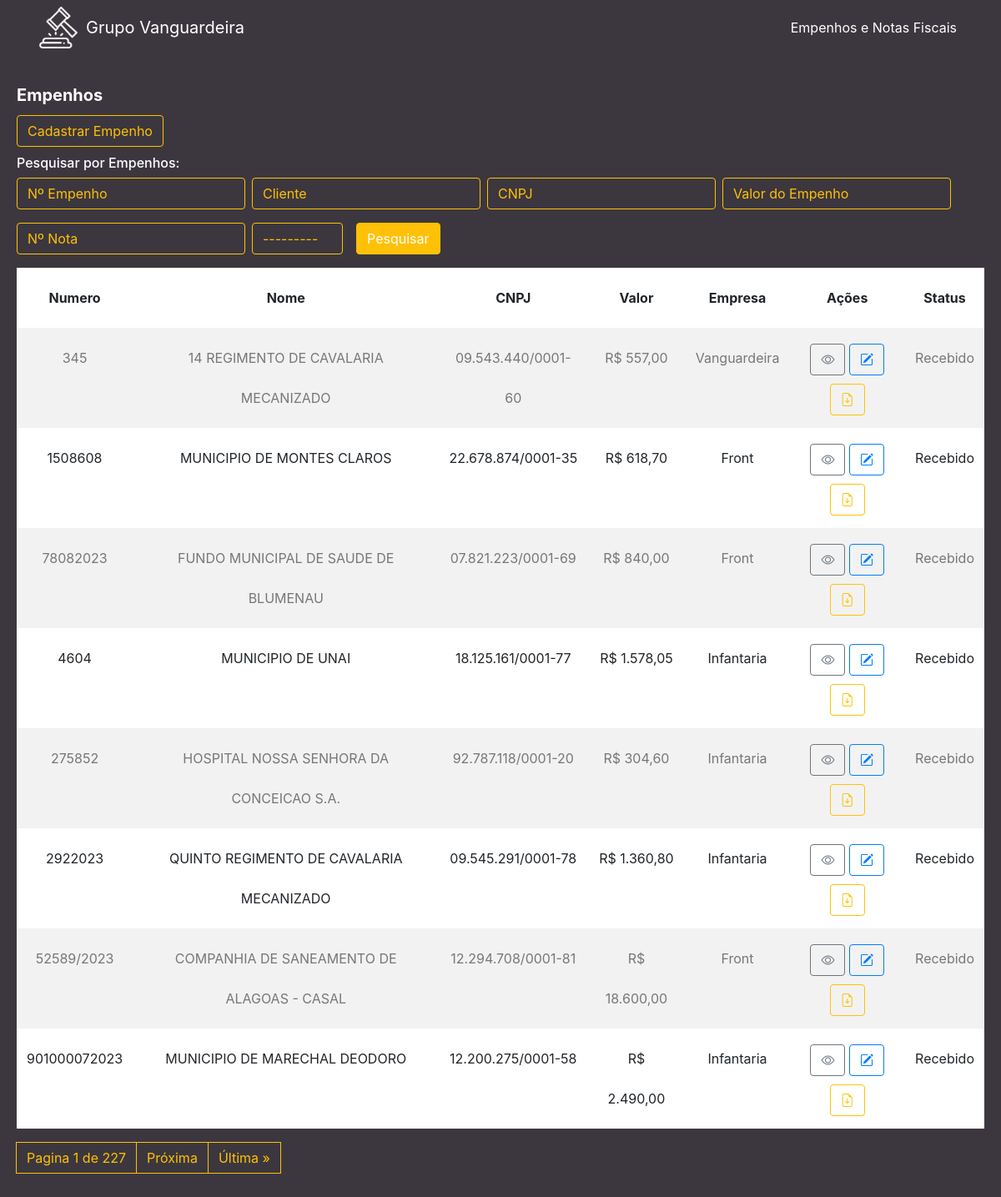
Before: / with the older database file.
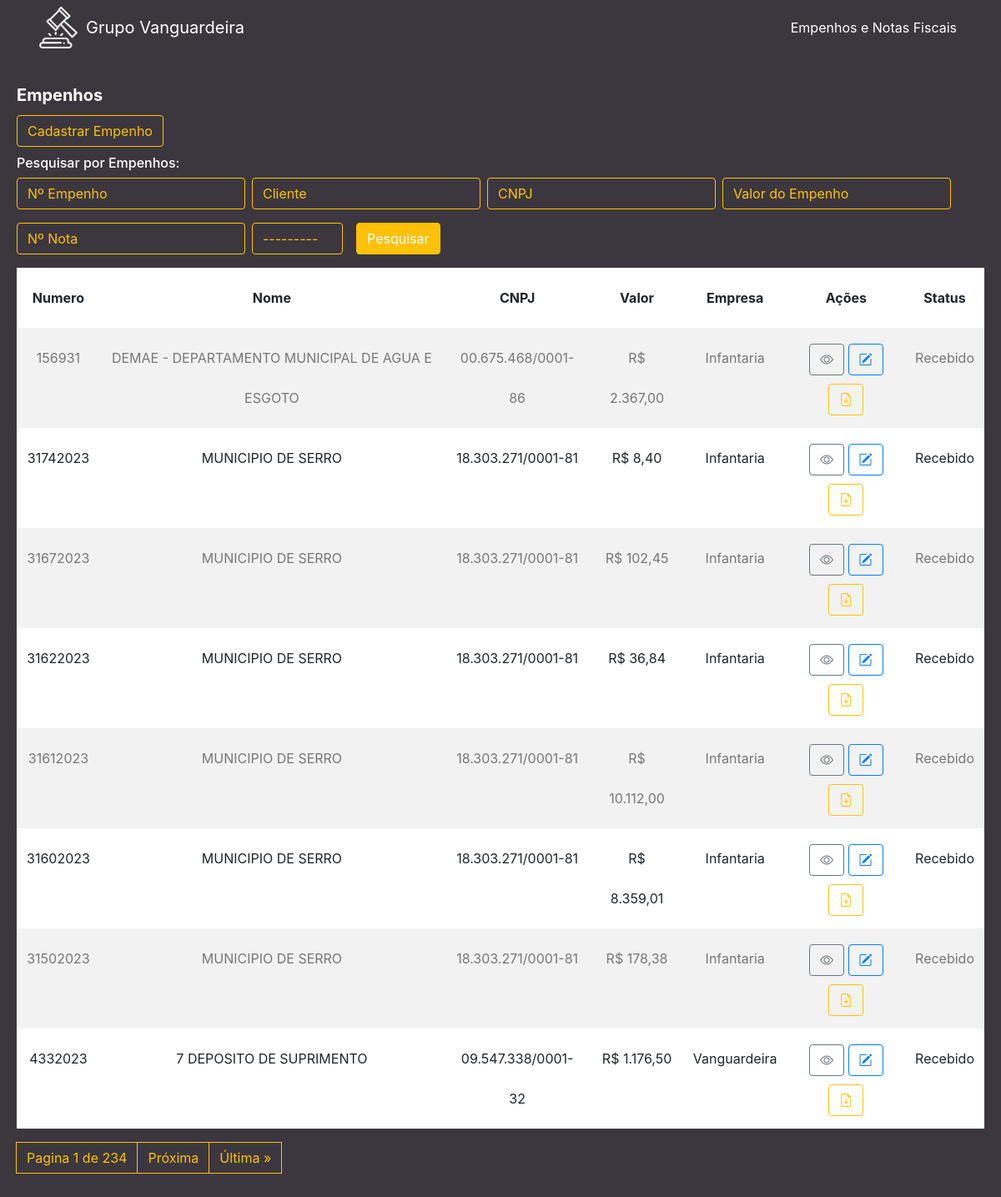
After: the same page with the newer database file.
### cliente/models.py (models this page shows, shortened)
class Cliente(models.Model):
    numero = models.CharField(max_length=255)
    nome = models.CharField(max_length=255)
    cnpj = models.CharField(max_length=255)
    data_criacao = models.DateTimeField(default=timezone.now)
    categoria = models.ForeignKey(Categoria, on_delete=models.DO_NOTHING)
    empresa = models.ForeignKey(Empresa, on_delete=models.DO_NOTHING)
    empenho = models.FileField(upload_to='empenhos/', max_length=500)
    nfe = models.FileField(upload_to='notas/', max_length=500, default='0', blank=True)
    n_nfe = models.CharField(max_length=255, blank=True)
    descricao = models.TextField(blank=True)
    valor = models.CharField(max_length=255)

class Empresa(models.Model):
    nome = models.CharField(max_length=255)
    def __str__(self):
        return self.nome

class Categoria(models.Model):
    nome = models.CharField(max_length=255)
    def __str__(self):
        return self.nome

### cliente/views.py (the view)
# urls.py: path('', views.cliente, name='cliente'),
def cliente(request):
    list_clientes = Cliente.objects.order_by('-data_criacao')
    myFilter = ClienteFilter(request.GET, queryset=list_clientes)
    list_clientes = myFilter.qs
    paginator = Paginator(list_clientes, 8)
    page = request.GET.get('page')
    list_clientes = paginator.get_page(page)
    return render(request, 'cliente/cliente.html', {'clientes': list_clientes, 'myFilter': myFilter})

### cliente/templates/cliente/cliente.html (shortened to what the changed rows need)
{% extends 'base.html' %}
{% load widget_tweaks %}
{% block conteudo %}
<div class="content mt-3">
    <div class="card">
        <div class="card-body">
            <table class="table table-striped ">
                <thead>
                    <tr>
                        <th scope="col" class="text-center">Numero</th>
                        <th scope="col" class="text-center">Nome</th>
                        <th scope="col" class="text-center">CNPJ</th>
                        <th scope="col" class="text-center">Valor</th>
                        <th scope="col" class="text-center">Empresa</th>
                        <th scope="col" class="text-center">Ações</th>
                        <th scope="col" class="text-center">Status</th>
                    </tr>
                </thead>
                <tbody>
                    {% for cliente in clientes %}
                    <tr>
                        <td class="text-center">{{ cliente.numero }}</td>
                        <td class="text-center">{{ cliente.nome }}</td>
                        <td class="text-center">{{ cliente.cnpj }}</td>
                        <td class="text-center">R$ {{ cliente.valor }}</td>
                        <td class="text-center">{{ cliente.empresa }}</td>
                        <td class="text-center">
                            <a href="/cliente/detalhe/{{ cliente.id }}" class="btn btn-outline-secondary"><i class="bi bi-eye"></i></a>
                            <a href="/cliente/edit/{{ cliente.id }}/" class="btn btn-outline-primary"><i class="bi bi-pencil-square"></i></a>
                            <a href="{{ cliente.empenho.url }}" class="btn btn-outline-warning" target="_blank"><i class="bi bi-file-earmark-arrow-down"></i></a>
                        </td>
                        {% if cliente.categoria_id == 2 %}
                        <td class="text-center" style="background-color: red; color: white;">{{ cliente.categoria }}</td>
                        {% elif cliente.categoria_id == 3 %}
                        <td class="text-center" style="background-color: green; color: white;">{{ cliente.categoria }}</td>
                        {% else %}
                        <td class="text-center">{{ cliente.categoria }}</td>
                        {% endif %}
                    </tr>
                    {% endfor %}
                </tbody>
            </table>
            <nav aria-label="Page navigation example">
                <ul class="pagination">
                    <a class="page-link" href="#">Pagina {{ clientes.number }} de {{ clientes.paginator.num_pages }}</a>
                    {% if clientes.has_next %}
                        <a class="page-link" href="{{ request.get_full_path }}?&page={{ clientes.next_page_number }}">Próxima</a>
                        <a class="page-link" href="{{ request.get_full_path }}?&page={{ clientes.paginator.num_pages }}">Última &raquo;</a>
                    {% endif %}
                </ul>
            </nav>
        </div>
    </div>
</div>
{% endblock %}

Changed rows visible on the page:
no longer on this page (row edited): Cliente: numero "345", nome "14 REGIMENTO DE CAVALARIA MECANIZADO", cnpj "09.543.440/0001-60", valor "557,00", empresa "Vanguardeira", categoria "Recebido"
no longer on this page (row unchanged): Cliente: numero "1508608", nome "MUNICIPIO DE MONTES CLAROS", cnpj "22.678.874/0001-35", valor "618,70", empresa "Front", categoria "Recebido"
no longer on this page (row unchanged): Cliente: numero "78082023", nome "FUNDO MUNICIPAL DE SAUDE DE BLUMENAU", cnpj "07.821.223/0001-69", valor "840,00", empresa "Front", categoria "Recebido"
no longer on this page (row unchanged): Cliente: numero "4604", nome "MUNICIPIO DE UNAI", cnpj "18.125.161/0001-77", valor "1.578,05", empresa "Infantaria", categoria "Recebido"
no longer on this page (row unchanged): Cliente: numero "275852", nome "HOSPITAL NOSSA SENHORA DA CONCEICAO S.A.", cnpj "92.787.118/0001-20", valor "304,60", empresa "Infantaria", categoria "Recebido"
no longer on this page (row unchanged): Cliente: numero "2922023", nome "QUINTO REGIMENTO DE CAVALARIA MECANIZADO", cnpj "09.545.291/0001-78", valor "1.360,80", empresa "Infantaria", categoria "Recebido"
no longer on this page (row unchanged): Cliente: numero "52589/2023", nome "COMPANHIA DE SANEAMENTO DE ALAGOAS - CASAL", cnpj "12.294.708/0001-81", valor "18.600,00", empresa "Front", categoria "Recebido"
no longer on this page (row edited): Cliente: numero "901000072023", nome "MUNICIPIO DE MARECHAL DEODORO", cnpj "12.200.275/0001-58", valor "2.490,00", empresa "Infantaria", categoria "Recebido"
added Cliente: numero "156931", nome "DEMAE - DEPARTAMENTO MUNICIPAL DE AGUA E ESGOTO", cnpj "00.675.468/0001-86", valor "2.367,00", empresa "Infantaria", categoria "Recebido"
added Cliente: numero "31742023", nome "MUNICIPIO DE SERRO", cnpj "18.303.271/0001-81", valor "8,40", empresa "Infantaria", categoria "Recebido"
added Cliente: numero "31672023", nome "MUNICIPIO DE SERRO", cnpj "18.303.271/0001-81", valor "102,45", empresa "Infantaria", categoria "Recebido"
added Cliente: numero "31622023", nome "MUNICIPIO DE SERRO", cnpj "18.303.271/0001-81", valor "36,84", empresa "Infantaria", categoria "Recebido"
added Cliente: numero "31612023", nome "MUNICIPIO DE SERRO", cnpj "18.303.271/0001-81", valor "10.112,00", empresa "Infantaria", categoria "Recebido"
added Cliente: numero "31602023", nome "MUNICIPIO DE SERRO", cnpj "18.303.271/0001-81", valor "8.359,01", empresa "Infantaria", categoria "Recebido"
added Cliente: numero "31502023", nome "MUNICIPIO DE SERRO", cnpj "18.303.271/0001-81", valor "178,38", empresa "Infantaria", categoria "Recebido"
added Cliente: numero "4332023", nome "7 DEPOSITO DE SUPRIMENTO", cnpj "09.547.338/0001-32", valor "1.176,50", empresa "Vanguardeira", categoria "Recebido"
Other visible differences:
{{ clientes.paginator.num_pages }}: "227" → "234"
